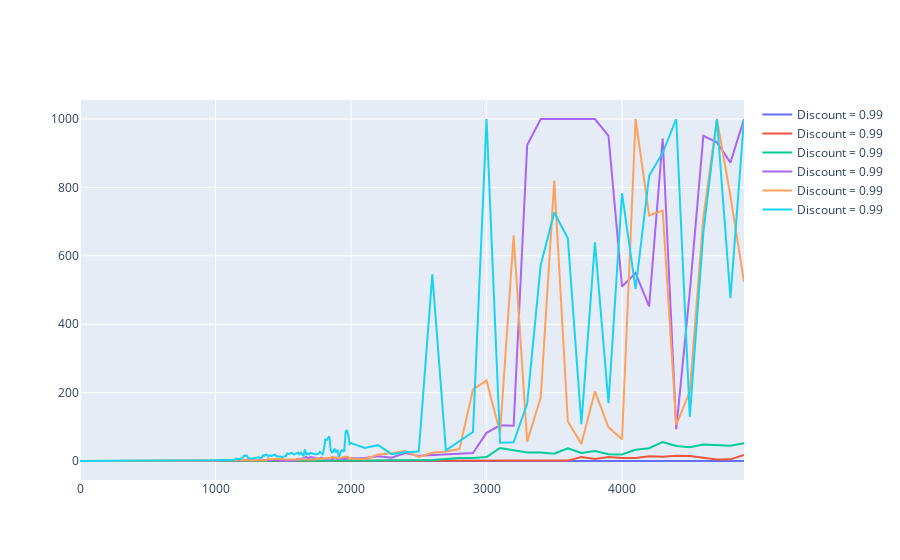

Notebook code for this chart:
### Code cell
gamma=[0.01,0.1,0.3,0.6,0.9,0.99]
fig=go.Figure()
for i,g in enumerate(gamma):
    S=SARSAgent(.6, .1, g, env)
    S.train(5000,history=True,N_test=100,max_score=1000)
    fig.add_trace(go.Scatter(x=S.num_ep,y=S.S,name=f"Discount = {a}"))
fig.show()

### Figure 1 — Plotly figure (JSON) as saved in the notebook; plotly's stock layout.template omitted (floating-point values rounded to 4 significant figures; data arrays with more than 128 entries replaced by an {"elided": "..."} marker saying what was removed)
{"data": [{"name": "Discount = 0.99", "type": "scatter", "x": {"elided": "230 int values"}, "y": {"elided": "230 int values"}}, {"name": "Discount = 0.99", "type": "scatter", "x": {"elided": "230 int values"}, "y": {"elided": "230 float values"}}, {"name": "Discount = 0.99", "type": "scatter", "x": {"elided": "230 int values"}, "y": {"elided": "230 float values"}}, {"name": "Discount = 0.99", "type": "scatter", "x": {"elided": "230 int values"}, "y": {"elided": "230 float values"}}, {"name": "Discount = 0.99", "type": "scatter", "x": {"elided": "230 int values"}, "y": {"elided": "230 float values"}}, {"name": "Discount = 0.99", "type": "scatter", "x": {"elided": "230 int values"}, "y": {"elided": "230 float values"}}], "layout": {}}
